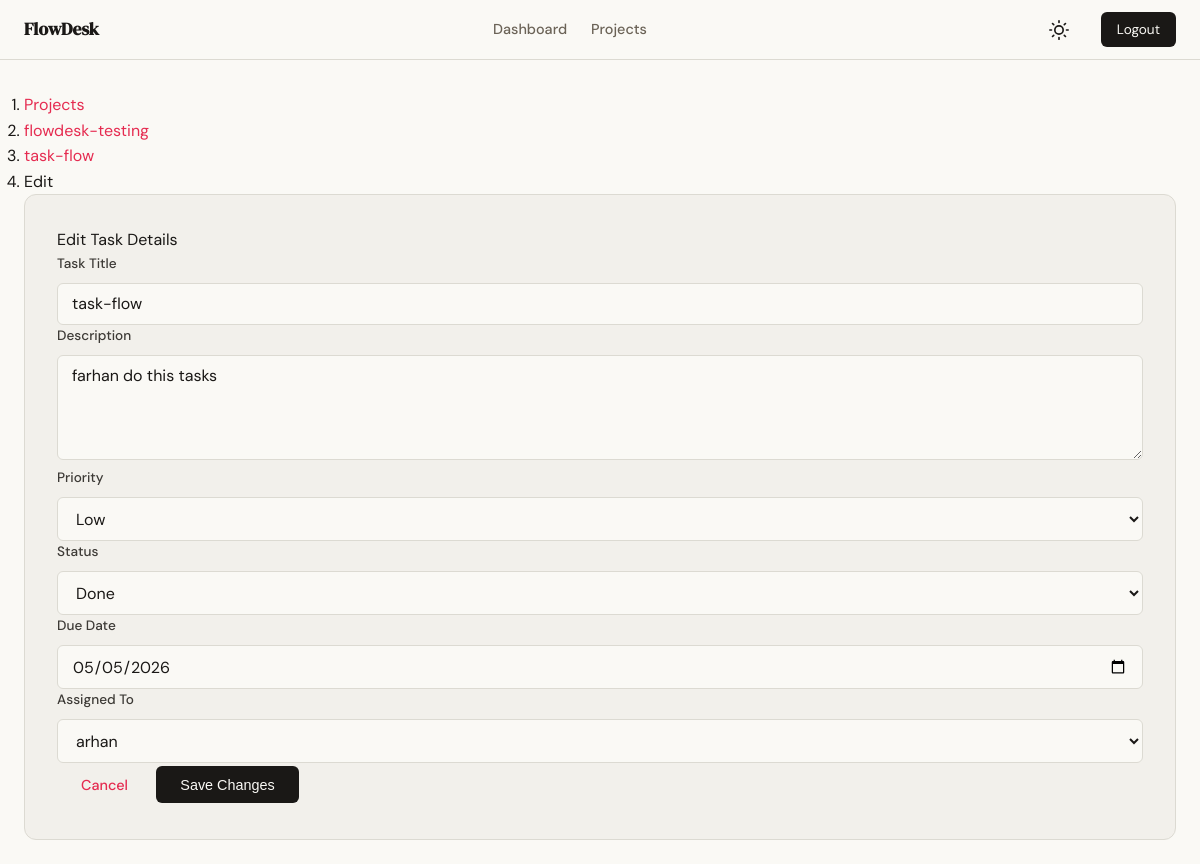
Page /tasks/2/edit (signed in) on the committed database.
### app/models.py (models this page shows, shortened)
class Project(db.Model):
    id = db.Column(db.Integer, primary_key=True)
    name = db.Column(db.String(120), nullable=False)
    description = db.Column(db.Text)
    created_at = db.Column(db.DateTime, default=lambda: datetime.now(timezone.utc))
    owner_id = db.Column(db.Integer, db.ForeignKey('user.id'), nullable=False)
    members = db.relationship('ProjectMember', backref='project', lazy=True, cascade='all, delete-orphan')
    tasks = db.relationship('Task', backref='project', lazy=True, cascade='all, delete-orphan')

class Task(db.Model):
    id = db.Column(db.Integer, primary_key=True)
    title = db.Column(db.String(200), nullable=False)
    description = db.Column(db.Text)
    status = db.Column(db.Enum('todo', 'in_progress', 'done', name='task_status'), default='todo')
    priority = db.Column(db.Enum('low', 'medium', 'high', name='task_priority'), default='medium')
    due_date = db.Column(db.Date)
    created_at = db.Column(db.DateTime, default=lambda: datetime.now(timezone.utc))
    updated_at = db.Column(db.DateTime, default=lambda: datetime.now(timezone.utc), onupdate=lambda: datetime.now(timezone.utc))
    project_id = db.Column(db.Integer, db.ForeignKey('project.id'), nullable=False)
    created_by = db.Column(db.Integer, db.ForeignKey('user.id'), nullable=False)
    assigned_to = db.Column(db.Integer, db.ForeignKey('user.id'))

### app/tasks/routes.py (the view, shortened to what this page needs)
@tasks.route('/<int:id>/edit', methods=['GET', 'POST'])
@login_required
def edit(id):
    task = Task.query.get_or_404(id)
    project_id = task.project_id
    role = get_project_role(project_id)
    if not role:
        abort(403)
    if role != 'admin' and task.created_by != current_user.id:
        flash('You do not have permission to edit this task.', 'danger')
        return redirect(url_for('tasks.detail', id=id))
    return render_template('tasks/edit.html', task=task, role=role)

### app/tasks/routes.py (called while the page is built)
def get_project_role(project_id):
    member = ProjectMember.query.filter_by(project_id=project_id, user_id=current_user.id).first()
    return member.role if member else None

### app/templates/tasks/edit.html (shortened to what this page needs)
{% extends "base.html" %}
{% block content %}
<nav aria-label="breadcrumb">
  <ol class="breadcrumb">
    <li class="breadcrumb-item"><a href="{{ url_for('projects.list_projects') }}">Projects</a></li>
    <li class="breadcrumb-item"><a href="{{ url_for('projects.detail', id=task.project.id) }}">{{ task.project.name }}</a></li>
    <li class="breadcrumb-item"><a href="{{ url_for('tasks.detail', id=task.id) }}">{{ task.title }}</a></li>
    <li class="breadcrumb-item active" aria-current="page">Edit</li>
  </ol>
</nav>
<div class="row justify-content-center">
    <div class="col-md-8">
        <div class="card">
            <div class="card-header">Edit Task Details</div>
            <div class="card-body">
                <form method="POST">
                    <div class="mb-3">
                        <label for="title" class="form-label">Task Title</label>
                        <input type="text" class="form-control" id="title" name="title" value="{{ task.title }}" required minlength="3" maxlength="200">
                    </div>
                    <div class="mb-3">
                        <label for="description" class="form-label">Description</label>
                        <textarea class="form-control" id="description" name="description" rows="4">{{ task.description }}</textarea>
                    </div>
                    <div class="row">
                        <div class="col-md-4 mb-3">
                            <label for="priority" class="form-label">Priority</label>
                            <select name="priority" id="priority" class="form-select">
                                <option value="low" {{ 'selected' if task.priority == 'low' }}>Low</option>
                            </select>
                        </div>
                        <div class="col-md-4 mb-3">
                            <label for="status" class="form-label">Status</label>
                            <select name="status" id="status" class="form-select">
                                <option value="done" {{ 'selected' if task.status == 'done' }}>Done</option>
                            </select>
                        </div>
                        <div class="col-md-4 mb-3">
                            <label for="due_date" class="form-label">Due Date</label>
                            <input type="date" class="form-control" id="due_date" name="due_date" value="{{ task.due_date.strftime('%Y-%m-%d') if task.due_date else '' }}">
                        </div>
                    </div>
                    <div class="mb-3">
                        <label for="assigned_to" class="form-label">Assigned To</label>
                        {% if role == 'admin' %}
                            <select name="assigned_to" id="assigned_to" class="form-select">
                                {% for member in task.project.members %}
                                    <option value="{{ member.user.id }}" {{ 'selected' if task.assigned_to == member.user.id }}>{{ member.user.username }}</option>
                                {% endfor %}
                            </select>
                        {% else %}
                            <input type="text" class="form-control" value="{{ task.assignee.username if task.assigned_to else 'Unassigned' }}" readonly disabled>
                            <input type="hidden" name="assigned_to" value="{{ task.assigned_to or '' }}">
                            <div class="form-text">Only project admins can change task assignment.</div>
                        {% endif %}
                    </div>
                    <div class="d-flex justify-content-between">
                        <a href="{{ url_for('tasks.detail', id=task.id) }}" class="btn btn-outline-secondary">Cancel</a>
                        <button type="submit" class="btn btn-primary">Save Changes</button>
                    </div>
                </form>
            </div>
        </div>
    </div>
</div>
{% endblock %}

### app/static/css/style.css (style rules this page uses)
:root { --ink: #1a1816; --ink-soft: #3d3a36; --ink-muted: #6b6357; --ink-faint: #9a9088; --paper: #faf9f5; --paper-warm: #f2f0eb; --paper-card: #f2f0eb; --accent: #E52b50; --accent-light: #fdecea; --danger: #c0392b; --danger-light: #fdecea; --success: #2e7d32; --success-light: #e8f5e9; --info: #1a6fa8; --info-light: #e8f4fd; --warning: #b8860b; --warning-light: #fff8e1; --border: #dcdad2; --border-soft: #e8e6df; --font-display: 'DM Serif Display', Georgia, serif; --font-body: 'DM Sans', system-ui, sans-serif; --max-width: 1200px; --auth-width: 440px; --radius-sm: 6px; --radius-md: 12px; --radius-lg: 20px; }
* { box-sizing: border-box; margin: 0; padding: 0; }
body { font-family: var(--font-body); background-color: var(--paper); color: var(--ink); line-height: 1.6; transition: background-color 0.3s, color 0.3s; min-height: 100vh; }
a { color: var(--accent); text-decoration: none; transition: 0.2s ease; }
.btn { display: inline-block; padding: 0.65rem 1.5rem; font-size: 0.9rem; font-weight: 500; border-radius: var(--radius-sm); cursor: pointer; transition: 0.2s ease; border: none; text-align: center; }
.btn-primary { background-color: var(--ink); color: var(--paper); }
.card { background-color: var(--paper-card); border: 1px solid var(--border); border-radius: var(--radius-md); padding: 2rem; margin-bottom: 1.5rem; }
label { display: block; font-size: 0.85rem; font-weight: 500; color: var(--ink-soft); margin-bottom: 0.5rem; }
input[type="text"], input[type="email"], input[type="password"], input[type="date"], select, textarea { width: 100%; padding: 0.6rem 0.875rem; border: 1px solid var(--border); border-radius: var(--radius-sm); background-color: var(--paper); color: var(--ink); font-family: var(--font-body); font-size: 1rem; transition: border-color 0.2s; }
::placeholder { color: var(--ink-faint); }

### rows in the picture
Project: project.name "flowdesk-testing"
Task: title "task-flow", description "farhan do this tasks", due_date "05/05/2026"

### other values in the picture
form field assigned_to "arhan"
